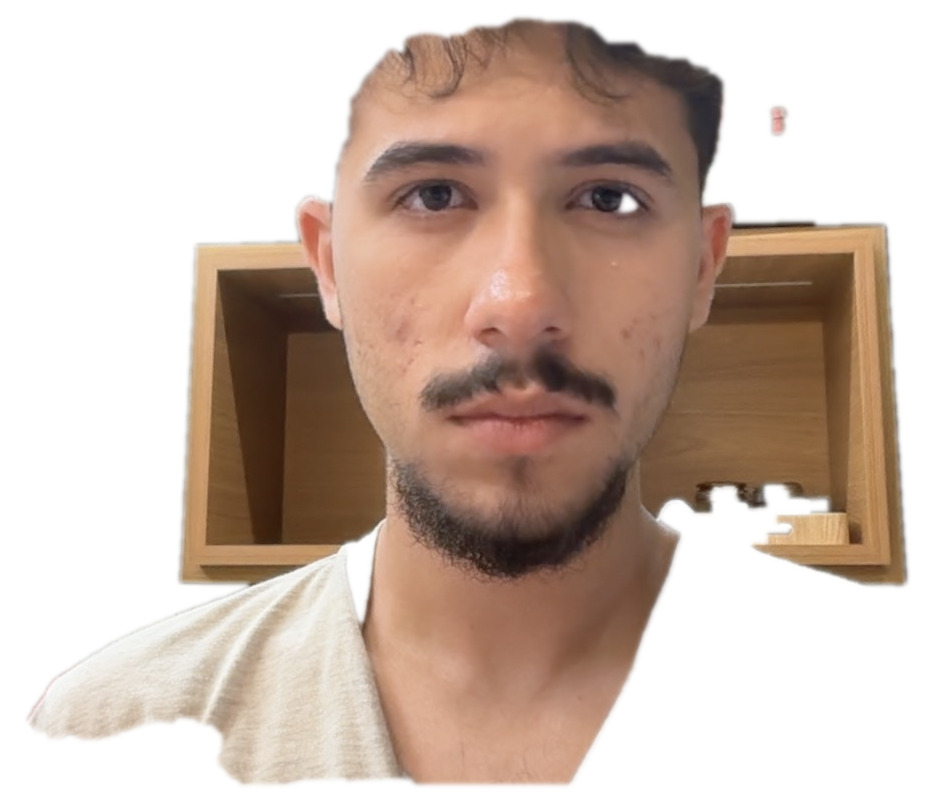
#> input picture assets/foto.jpg, 934 x 795 px
$ python build_svg.py
#> lines starting #> are read from the running program, lines starting #| are printed output that depends on the picture; after the words box and inside, x2 and y2 are one past the last pixel; in counts of white or black regions, pixels touching at a corner belong together
import re
from html import escape
from pathlib import Path

from PIL import Image, ImageChops, ImageEnhance, ImageFilter, ImageOps

# ============================================================
# CONFIGURAÇÕES
# ============================================================

ASCII_COLUMNS = 60
ASCII_ROWS = 25

# Standard ASCII character scale from darkest to lightest
ASCII_CHARACTERS = "@%#*+=-:,."

HIGHLIGHT_CUTOFF = 145
PORTRAIT_ZOOM = 1.05

CONTRAST = 1.35
SHARPNESS = 1.65
GAMMA = 1.05
EDGE_STRENGTH = 0.40

# ============================================================
# PREPARAÇÃO DA IMAGEM
# ============================================================

def flatten_and_crop(image: Image.Image) -> Image.Image:
    rgba = image.convert("RGBA")
    alpha = rgba.getchannel("A")

    if alpha.getextrema()[0] < 255:
        mask = alpha.point(lambda value: 255 if value > 10 else 0)
        bounding_box = mask.getbbox()

        if bounding_box:
            left, top, right, bottom = bounding_box
            width, height = right - left, bottom - top
            padding_x, padding_y = int(width * 0.025), int(height * 0.025)
            rgba = rgba.crop((
                max(0, left - padding_x), max(0, top - padding_y),
                min(rgba.width, right + padding_x), min(rgba.height, bottom + padding_y),
            ))

        white_background = Image.new("RGBA", rgba.size, (255, 255, 255, 255))
        return Image.alpha_composite(white_background, rgba).convert("RGB")

    rgb = rgba.convert("RGB")
    corners = [
        rgb.getpixel((0, 0)), rgb.getpixel((rgb.width - 1, 0)),
        rgb.getpixel((0, rgb.height - 1)), rgb.getpixel((rgb.width - 1, rgb.height - 1)),
    ]
    background_color = tuple(sum(color[channel] for color in corners) // len(corners) for channel in range(3))
    background = Image.new("RGB", rgb.size, background_color)
    difference = ImageChops.difference(rgb, background).convert("L")
    difference = difference.filter(ImageFilter.GaussianBlur(1.0))
    mask = difference.point(lambda value: 255 if value > 18 else 0)
    bounding_box = mask.getbbox()

    if bounding_box:
        left, top, right, bottom = bounding_box
        width, height = right - left, bottom - top
        padding_x, padding_y = int(width * 0.025), int(height * 0.025)
        rgb = rgb.crop((
            max(0, left - padding_x), max(0, top - padding_y),
            min(rgb.width, right + padding_x), min(rgb.height, bottom + padding_y),
        ))

    return rgb

def apply_zoom(image: Image.Image, zoom: float) -> Image.Image:
    if zoom <= 1: return image
    new_width, new_height = max(1, int(image.width / zoom)), max(1, int(image.height / zoom))
    center_x, center_y = image.width / 2, image.height * 0.43
    left, top = int(center_x - new_width / 2), int(center_y - new_height / 2)
    left, top = max(0, min(left, image.width - new_width)), max(0, min(top, image.height - new_height))
    return image.crop((left, top, left + new_width, top + new_height))

def prepare_image(image_path: Path) -> Image.Image:
    original = Image.open(image_path)
#> original is the input picture: PIL image 934x795 RGB; mean R, G, B 202.5, 183.6, 172
    flattened = flatten_and_crop(original)
#> in flatten_and_crop, `alpha = rgba.getchannel("A")`: alpha: PIL image 934x795 L; every value is 255
#> in flatten_and_crop, `corners = [ rgb.getpixel((0, 0)), rgb.getpixel((rgb.width - 1, 0)), rg..`: corners = [(255, 255, 255), (255, 255, 255), (255, 255, 255), (255, 255, 255)]
#> in flatten_and_crop, `background_color = tuple(sum(color[channel] for color in corners) // l..`: background_color = (255, 255, 255)
#> in flatten_and_crop, `background = Image.new("RGB", rgb.size, background_color)`: background: PIL image 934x795 RGB; every value is 255
#> in flatten_and_crop, `difference = ImageChops.difference(rgb, background).convert("L")`:
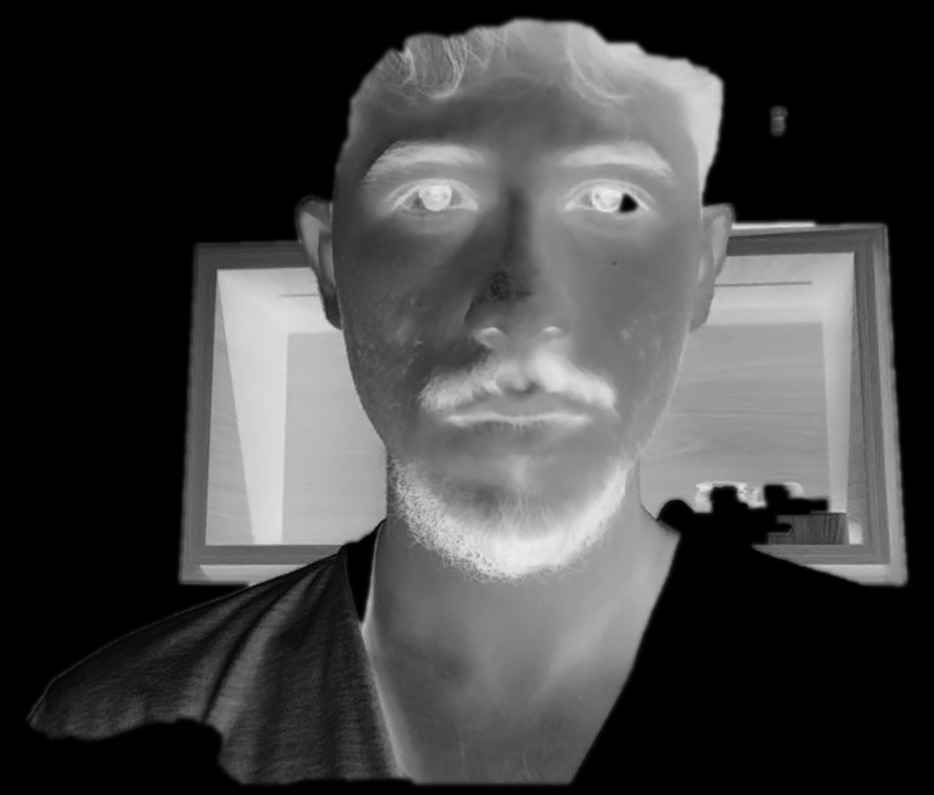
#> difference: PIL image 934x795 L; min 0, max 237, mean 67.1
#> in flatten_and_crop, `mask = difference.point(lambda value: 255 if value > 18 else 0)`:
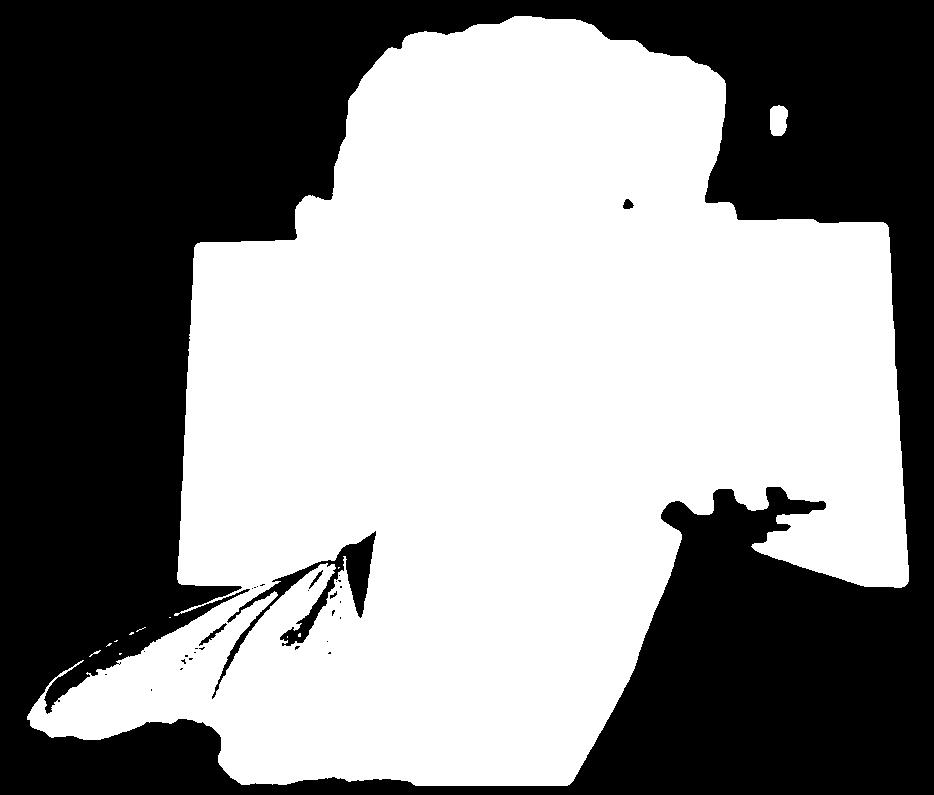
#> mask: PIL image 934x795 L; 54.8% white; 31 black regions (25 under 20 px), largest, box (x1, y1, x2, y2) and area: (0, 0, 934, 795) 331620, (212, 531, 376, 699) 3736, (199, 623, 227, 646) 126, (623, 199, 634, 209) 77, (309, 570, 323, 589) 58, (330, 591, 337, 599) 23
#> in flatten_and_crop, `bounding_box = mask.getbbox()`: bounding_box = (27, 16, 909, 786)
#> in flatten_and_crop, `left, top, right, bottom = bounding_box`: left = 27; top = 16; right = 909; bottom = 786
#> in flatten_and_crop, `width, height = right - left, bottom - top`: width = 882; height = 770
#> in flatten_and_crop, `padding_x, padding_y = int(width * 0.025), int(height * 0.025)`: padding_x = 22; padding_y = 19
    zoomed = apply_zoom(flattened, PORTRAIT_ZOOM)
#> in apply_zoom, `return image.crop((left, top, left + new_width, top + new_height))`:
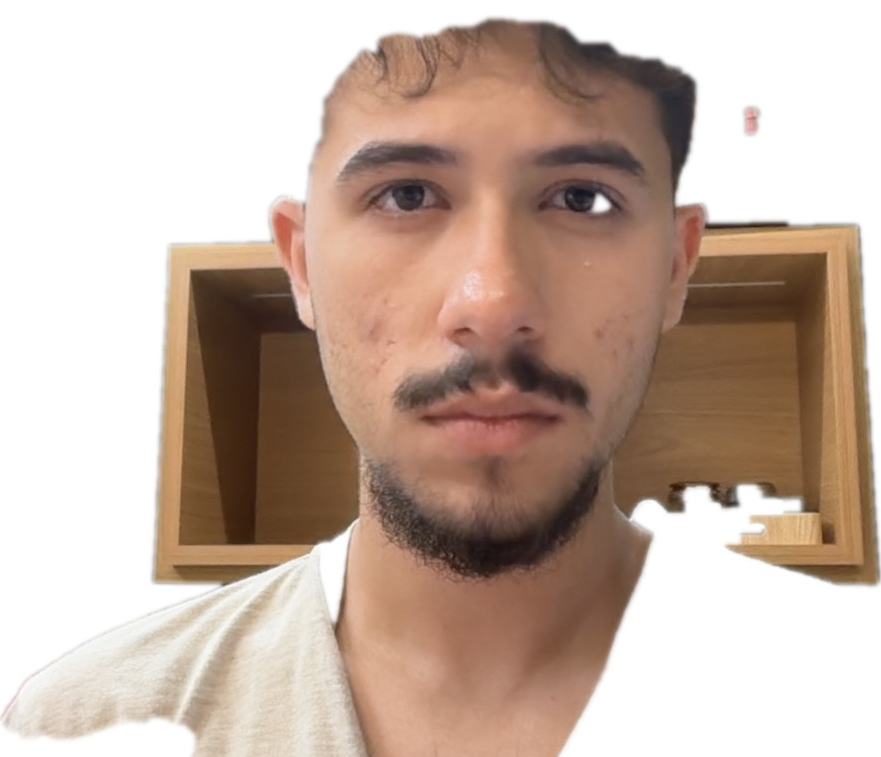
#> returned value: PIL image 881x757 RGB; mean R, G, B 197.2, 176.5, 163.8

    # Calculate physical size of the ASCII grid (Consolas 16px is ~8.8px wide and 20px tall)
    physical_width = int(ASCII_COLUMNS * 8.8)
    physical_height = int(ASCII_ROWS * 20.0)

    # Pad the image to the physical aspect ratio to preserve true proportions
    padded = ImageOps.pad(zoomed, (physical_width, physical_height), method=Image.Resampling.LANCZOS, color=(255, 255, 255))
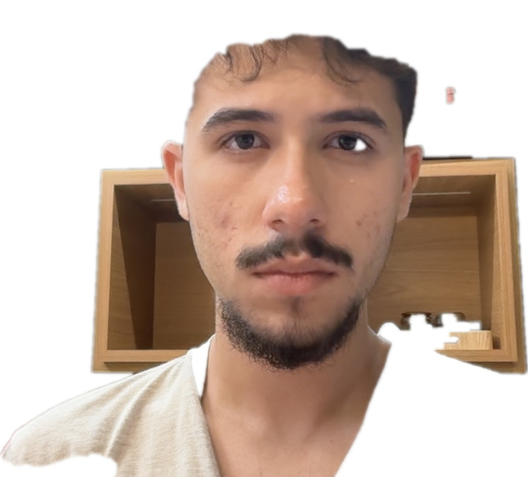
#> padded: PIL image 528x500 RGB; mean R, G, B 202.5, 183.7, 172.2

    # Resize non-uniformly to the character grid, compensating for character height
    fitted = padded.resize((ASCII_COLUMNS, ASCII_ROWS), resample=Image.Resampling.LANCZOS)

    grayscale = fitted.convert("L")
    grayscale = ImageOps.autocontrast(grayscale, cutoff=1)
    grayscale = ImageEnhance.Contrast(grayscale).enhance(CONTRAST)
    grayscale = grayscale.filter(ImageFilter.UnsharpMask(radius=1.2, percent=175, threshold=3))
    grayscale = ImageEnhance.Sharpness(grayscale).enhance(SHARPNESS)
    edges = grayscale.filter(ImageFilter.FIND_EDGES).filter(ImageFilter.GaussianBlur(0.45))
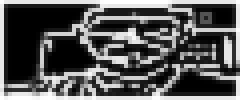
#> edges: PIL image 60x25 L (shown 4 times larger); min 0, max 255, mean 88.2
    edges = ImageOps.autocontrast(edges, cutoff=2)
    inverted_edges = ImageOps.invert(edges)
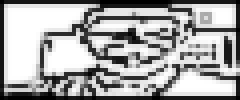
#> inverted_edges: PIL image 60x25 L (shown 4 times larger); min 0, max 255, mean 166.1
    white = Image.new("L", grayscale.size, 255)
#> white: PIL image 60x25 L; every value is 255
    controlled_edges = Image.blend(white, inverted_edges, EDGE_STRENGTH)
    grayscale = ImageChops.multiply(grayscale, controlled_edges)
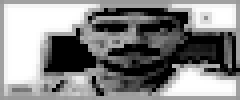
#> grayscale: PIL image 60x25 L (shown 4 times larger); min 0, max 255, mean 135.5
    grayscale = grayscale.point(lambda pixel: round(255 * ((pixel / 255) ** GAMMA)))
    return grayscale

def image_to_ascii(image: Image.Image) -> list[str]:
    pixels = list(image.getdata())
#> pixels = 1500 values, max 255 at index 183, min 0 at index 146, mean 133.4
    lines = []
    last_character_index = len(ASCII_CHARACTERS) - 1

    for row in range(ASCII_ROWS):
        characters = []
        for column in range(ASCII_COLUMNS):
            pixel = pixels[row * ASCII_COLUMNS + column]
            if pixel >= HIGHLIGHT_CUTOFF:
                characters.append(" ")
                continue
            normalized = pixel / HIGHLIGHT_CUTOFF
            # since terminal background is dark, lighter pixel should be smaller characters (start of string)
            character_index = round(normalized * last_character_index)
            character_index = max(0, min(character_index, last_character_index))
            characters.append(ASCII_CHARACTERS[character_index])
        lines.append("".join(characters))
#> after the loop, lines = 25 items
    return lines

def format_row(label, value, prefix=""):
    total_length = 60
    used_length = len(prefix) + len(label) + 2 + len(value)
    dots_count = max(total_length - used_length, 2)
    dots = "." * dots_count

    left_part = f'<tspan class="cc">. </tspan><tspan class="key">{escape(prefix)}</tspan><tspan class="key">{escape(label)}</tspan>:<tspan class="cc"> {dots} </tspan>'
    right_part = f'<tspan x="1100" text-anchor="end" class="value">{escape(value)}</tspan>'
    return left_part + right_part

def format_nested_row(prefix, label, value):
    total_len = len(prefix) + 1 + len(label) + len(value)
    dots_count = max(2, 35 - total_len)
    dots = " " + "." * dots_count + " "
    return f'<tspan class="cc">. </tspan><tspan class="key">{escape(prefix)}</tspan>.<tspan class="key">{escape(label)}</tspan>:<tspan class="cc">{dots}</tspan><tspan class="value">{escape(value)}</tspan>'

def create_svg(ascii_lines):
    svg_content = f"""<?xml version='1.0' encoding='UTF-8'?>
<svg xmlns="http://www.w3.org/2000/svg" font-family="ConsolasFallback,Consolas,monospace" width="1145px" height="530px" font-size="16px">
<style>
@font-face {{
src: local('Consolas'), local('Consolas Bold');
font-family: 'ConsolasFallback';
font-display: swap;
-webkit-size-adjust: 109%;
size-adjust: 109%;
}}
.key {{fill: #ffa657;}}
.value {{fill: #a5d6ff;}}
.addColor {{fill: #3fb950;}}
.delColor {{fill: #f85149;}}
.cc {{fill: #616e7f;}}
text, tspan {{
    white-space: pre;
    font-family: ConsolasFallback, Consolas, monospace;
    font-size: 16px;
}}
</style>
<rect width="1145px" height="530px" fill="#161b22" rx="15"/>
<text x="15" y="30" fill="#c9d1d9" class="ascii">
"""
    y = 30
    for line in ascii_lines:
        svg_content += f'<tspan x="15" y="{y}">{escape(line)}</tspan>\n'
        y += 20

    svg_content += f"""</text>
<text x="550" y="30" fill="#c9d1d9">
<tspan x="550" y="30" class="key">vinicius@lacerda</tspan>
<tspan x="550" y="50">--------------------------------------------------------</tspan>
<tspan x="550" y="70" class="key">### Info</tspan>
<tspan x="550" y="90">{format_row('OS', 'macOS, Linux')}</tspan>
<tspan x="550" y="110">{format_row('Location', 'Belo Horizonte, Brazil')}</tspan>
<tspan x="550" y="130">{format_row('University', 'Electrical Engineering, UFMG')}</tspan>
<tspan x="550" y="150" class="cc">. </tspan>
<tspan x="550" y="170" class="key">### Learning</tspan>
<tspan x="550" y="190">{format_row('Programming', 'Python, TypeScript')}</tspan>
<tspan x="550" y="210">{format_row('Systems', 'Linux, Networks, Git')}</tspan>
<tspan x="550" y="230">{format_row('Engineering', 'Automation, Electronics, AI')}</tspan>
<tspan x="550" y="250" class="cc">. </tspan>
<tspan x="550" y="270" class="key">### Personal</tspan>
<tspan x="550" y="290">{format_row('Interests', 'Music, Engineering')}</tspan>
<tspan x="550" y="310">{format_row('Music', 'Rush, Tool, Milton')}</tspan>
<tspan x="550" y="330">{format_row('Hobbies', 'Guitar, Math, Comics')}</tspan>
<tspan x="550" y="350" class="cc">. </tspan>
<tspan x="550" y="370" class="key">### Contact</tspan>
<tspan x="550" y="390">{format_row('Instagram', '@vllc.hub')}</tspan>
<tspan x="550" y="410">{format_row('Website', 'vivico.space')}</tspan>
</text>
</svg>
"""
    return svg_content

if __name__ == '__main__':
    IMAGE_PATH = Path("assets/foto.jpg")
    ASCII_TEXT_PATH = Path("assets/foto-ascii.txt")
    SVG_PATH = Path("assets/profile.svg")

    prepared_image = prepare_image(IMAGE_PATH)
    ascii_lines = image_to_ascii(prepared_image)
#> ascii_lines = 25 items
    ASCII_TEXT_PATH.write_text("\n".join(ascii_lines), encoding="utf-8")
    SVG_PATH.write_text(create_svg(ascii_lines), encoding="utf-8")
#> the loop in create_svg, `for line in ascii_lines:` made 25 passes
#> y on passes 1 to 12: 50, 70, 90, 110, 130, 150, 170, 190, 210, 230, 250, 270
#> after the loop in create_svg, `for line in ascii_lines:`: y = 530
    print("Done!")
